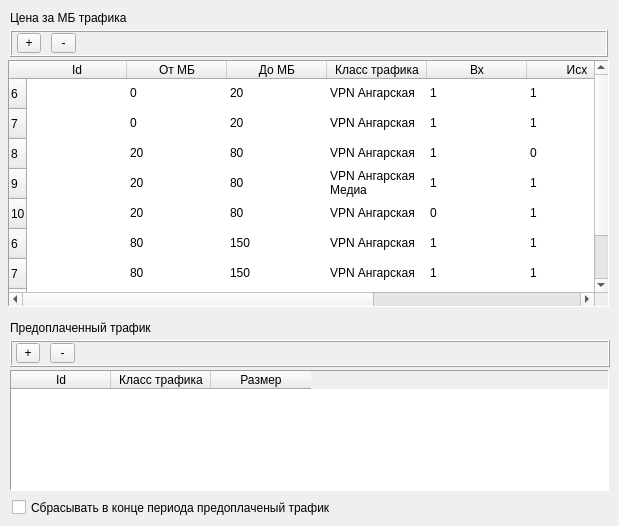
     <widget class="QWidget" name="tab_4">
      <attribute name="title">
       <string>Оплата за трафик</string>
      </attribute>
      <widget class="QCheckBox" name="reset_traffic_edit">
       <property name="geometry">
        <rect>
         <x>12</x>
         <y>498</y>
         <width>398</width>
         <height>19</height>
        </rect>
       </property>
       <property name="text">
        <string>Сбрасывать в конце периода предоплаченый трафик</string>
       </property>
      </widget>
      <widget class="QTableWidget" name="traficcost_tableWidget">
       <property name="geometry">
        <rect>
         <x>8</x>
         <y>60</y>
         <width>601</width>
         <height>247</height>
        </rect>
       </property>
       <property name="frameShape">
        <enum>QFrame::Panel</enum>
       </property>
       <property name="selectionMode">
        <enum>QAbstractItemView::SingleSelection</enum>
       </property>
       <property name="selectionBehavior">
        <enum>QAbstractItemView::SelectRows</enum>
       </property>
       <property name="verticalScrollMode">
        <enum>QAbstractItemView::ScrollPerPixel</enum>
       </property>
       <property name="horizontalScrollMode">
        <enum>QAbstractItemView::ScrollPerPixel</enum>
       </property>
       <property name="gridStyle">
        <enum>Qt::NoPen</enum>
       </property>
       <row/>
       <row/>
       <row/>
       <row/>
       <row>
        <property name="text">
         <string>6</string>
        </property>
       </row>
       <row>
        <property name="text">
         <string>7</string>
        </property>
       </row>
       <row>
        <property name="text">
         <string>8</string>
        </property>
       </row>
       <row>
        <property name="text">
         <string>9</string>
        </property>
       </row>
       <row>
        <property name="text">
         <string>10</string>
        </property>
       </row>
       <column>
        <property name="text">
         <string>Id</string>
        </property>
       </column>
       <column>
        <property name="text">
         <string>От МБ</string>
        </property>
       </column>
       <column>
        <property name="text">
         <string>До МБ</string>
        </property>
       </column>
       <column>
        <property name="text">
         <string>Класс трафика</string>
        </property>
       </column>
       <column>
        <property name="text">
         <string>Вх</string>
        </property>
       </column>
       <column>
        <property name="text">
         <string>Исх</string>
        </property>
       </column>
       <column>
        <property name="text">
         <string>Тр</string>
        </property>
       </column>
       <column>
        <property name="text">
         <string>Время</string>
        </property>
       </column>
       <column>
        <property name="text">
         <string>Цена</string>
        </property>
       </column>
       <item row="0" column="1">
        <property name="text">
         <string>0</string>
        </property>
       </item>
       <item row="0" column="2">
        <property name="text">
         <string>20</string>
        </property>
       </item>
       <item row="0" column="3">
        <property name="text">
         <string>VPN Ангарская</string>
        </property>
       </item>
       <item row="0" column="4">
        <property name="text">
         <string>1</string>
        </property>
       </item>
       <item row="0" column="5">
        <property name="text">
         <string>1</string>
        </property>
       </item>
       <item row="0" column="6">
        <property name="text">
         <string>1</string>
        </property>
       </item>
       <item row="0" column="7">
        <property name="text">
         <string>00:00:00 2008-11-11</string>
        </property>
       </item>
       <item row="0" column="8">
        <property name="text">
         <string>65</string>
        </property>
       </item>
       <item row="1" column="1">
        <property name="text">
         <string>0</string>
        </property>
       </item>
       <item row="1" column="2">
        <property name="text">
         <string>20</string>
        </property>
       </item>
       <item row="1" column="3">
        <property name="text">
         <string>VPN Ангарская</string>
        </property>
       </item>
       <item row="1" column="4">
        <property name="text">
         <string>1</string>
        </property>
       </item>
       <item row="1" column="5">
        <property name="text">
         <string>1</string>
        </property>
       </item>
       <item row="1" column="6">
        <property name="text">
         <string>1</string>
        </property>
       </item>
       <item row="1" column="7">
        <property name="text">
         <string>01:00:00 2008-21-11</string>
        </property>
       </item>
       <item row="1" column="8">
        <property name="text">
         <string>65</string>
        </property>
       </item>
       <item row="2" column="1">
        <property name="text">
         <string>20</string>
        </property>
       </item>
       <item row="2" column="2">
        <property name="text">
         <string>80</string>
        </property>
       </item>
       <item row="2" column="3">
        <property name="text">
         <string>VPN Ангарская</string>
        </property>
       </item>
       <item row="2" column="4">
        <property name="text">
         <string>1</string>
        </property>
       </item>
       <item row="2" column="5">
        <property name="text">
         <string>0</string>
        </property>
       </item>
       <item row="2" column="6">
        <property name="text">
         <string>0</string>
        </property>
       </item>
       <item row="2" column="7">
        <property name="text">
         <string>22:00:00 2008-11-11</string>
        </property>
       </item>
       <item row="2" column="8">
        <property name="text">
         <string>40</string>
        </property>
       </item>
       <item row="3" column="1">
        <property name="text">
         <string>20</string>
        </property>
       </item>
       <item row="3" column="2">
        <property name="text">
         <string>80</string>
        </property>
       </item>
       <item row="3" column="3">
        <property name="text">
         <string>VPN Ангарская Медиа</string>
        </property>
       </item>
       <item row="3" column="4">
        <property name="text">
         <string>1</string>
        </property>
       </item>
       <item row="3" column="5">
        <property name="text">
         <string>1</string>
        </property>
       </item>
       <item row="3" column="6">
        <property name="text">
         <string>0</string>
        </property>
       </item>
       <item row="3" column="7">
        <property name="text">
         <string>22:00:00 2008-11-11</string>
        </property>
       </item>
       <item row="3" column="8">
        <property name="text">
         <string>40</string>
        </property>
       </item>
       <item row="4" column="1">
        <property name="text">
         <string>20</string>
        </property>
       </item>
       <item row="4" column="2">
        <property name="text">
         <string>80</string>
        </property>
       </item>
       <item row="4" column="3">
        <property name="text">
         <string>VPN Ангарская</string>
        </property>
       </item>
       <item row="4" column="4">
        <property name="text">
         <string>0</string>
        </property>
       </item>
       <item row="4" column="5">
        <property name="text">
         <string>1</string>
        </property>
       </item>
       <item row="4" column="6">
        <property name="text">
         <string>0</string>
        </property>
       </item>
       <item row="4" column="7">
        <property name="text">
         <string>00:00:00 2008-12-11</string>
        </property>
       </item>
       <item row="4" column="8">
        <property name="text">
         <string>40</string>
        </property>
       </item>
       <item row="5" column="1">
        <property name="text">
         <string>80</string>
        </property>
       </item>
       <item row="5" column="2">
        <property name="text">
         <string>150</string>
        </property>
       </item>
       <item row="5" column="3">
        <property name="text">
         <string>VPN Ангарская</string>
        </property>
       </item>
       <item row="5" column="4">
        <property name="text">
         <string>1</string>
        </property>
       </item>
       <item row="5" column="5">
        <property name="text">
         <string>1</string>
        </property>
       </item>
       <item row="5" column="6">
        <property name="text">
         <string>1</string>
        </property>
       </item>
       <item row="5" column="7">
        <property name="text">
         <string>22:00:00 2008-11-11</string>
        </property>
       </item>
       <item row="5" column="8">
        <property name="text">
         <string>10</string>
        </property>
       </item>
       <item row="6" column="1">
        <property name="text">
         <string>80</string>
        </property>
       </item>
       <item row="6" column="2">
        <property name="text">
         <string>150</string>
        </property>
       </item>
       <item row="6" column="3">
        <property name="text">
         <string>VPN Ангарская</string>
        </property>
       </item>
       <item row="6" column="4">
        <property name="text">
         <string>1</string>
        </property>
       </item>
       <item row="6" column="5">
        <property name="text">
         <string>1</string>
        </property>
       </item>
       <item row="6" column="6">
        <property name="text">
         <string>1</string>
        </property>
       </item>
       <item row="6" column="7">
        <property name="text">
         <string>22:00:00 2008-11-11</string>
        </property>
       </item>
       <item row="6" column="8">
        <property name="text">
         <string>5</string>
        </property>
       </item>
       <item row="7" column="1">
        <property name="text">
         <string>150</string>
        </property>
       </item>
       <item row="7" column="2">
        <property name="text">
         <string>0</string>
        </property>
       </item>
       <item row="7" column="3">
        <property name="text">
         <string>VPN Ангарская</string>
        </property>
       </item>
       <item row="7" column="4">
        <property name="text">
         <string>1</string>
        </property>
       </item>
       <item row="7" column="5">
        <property name="text">
         <string>0</string>
        </property>
       </item>
       <item row="7" column="6">
        <property name="text">
         <string>0</string>
        </property>
       </item>
       <item row="7" column="7">
        <property name="text">
         <string>22:00:00 2008-11-11</string>
        </property>
       </item>
       <item row="7" column="8">
        <property name="text">
         <string>5</string>
        </property>
       </item>
       <item row="8" column="1">
        <property name="text">
         <string>150</string>
        </property>
       </item>
       <item row="8" column="2">
        <property name="text">
         <string>0</string>
        </property>
       </item>
       <item row="8" column="3">
        <property name="text">
         <string>VPN Ангарская</string>
        </property>
       </item>
       <item row="8" column="4">
        <property name="text">
         <string>1</string>
        </property>
       </item>
       <item row="8" column="5">
        <property name="text">
         <string>0</string>
        </property>
       </item>
       <item row="8" column="6">
        <property name="text">
         <string>0</string>
        </property>
       </item>
       <item row="8" column="7">
        <property name="text">
         <string>22:00:00 2008-11-11</string>
        </property>
       </item>
       <item row="8" column="8">
        <property name="text">
         <string>5</string>
        </property>
       </item>
      </widget>
      <widget class="QLabel" name="trafficcost_label">
       <property name="geometry">
        <rect>
         <x>10</x>
         <y>10</y>
         <width>161</width>
         <height>16</height>
        </rect>
       </property>
       <property name="text">
        <string>Цена за МБ трафика</string>
       </property>
      </widget>
      <widget class="QFrame" name="traffic_cost_panel">
       <property name="geometry">
        <rect>
         <x>10</x>
         <y>30</y>
         <width>598</width>
         <height>27</height>
        </rect>
       </property>
       <property name="frameShape">
        <enum>QFrame::Box</enum>
       </property>
       <property name="frameShadow">
        <enum>QFrame::Raised</enum>
       </property>
       <widget class="QToolButton" name="del_traffic_cost_button">
        <property name="geometry">
         <rect>
          <x>41</x>
          <y>3</y>
          <width>25</width>
          <height>20</height>
         </rect>
        </property>
        <property name="text">
         <string>-</string>
        </property>
       </widget>
       <widget class="QToolButton" name="add_traffic_cost_button">
        <property name="geometry">
         <rect>
          <x>7</x>
          <y>3</y>
          <width>24</width>
          <height>20</height>
         </rect>
        </property>
        <property name="text">
         <string>+</string>
        </property>
       </widget>
      </widget>
      <widget class="QTableWidget" name="prepaid_tableWidget">
       <property name="geometry">
        <rect>
         <x>10</x>
         <y>370</y>
         <width>599</width>
         <height>121</height>
        </rect>
       </property>
       <property name="frameShape">
        <enum>QFrame::Panel</enum>
       </property>
       <property name="selectionMode">
        <enum>QAbstractItemView::SingleSelection</enum>
       </property>
       <property name="selectionBehavior">
        <enum>QAbstractItemView::SelectRows</enum>
       </property>
       <property name="verticalScrollMode">
        <enum>QAbstractItemView::ScrollPerPixel</enum>
       </property>
       <property name="horizontalScrollMode">
        <enum>QAbstractItemView::ScrollPerPixel</enum>
       </property>
       <property name="gridStyle">
        <enum>Qt::DotLine</enum>
       </property>
       <column>
        <property name="text">
         <string>Id</string>
        </property>
       </column>
       <column>
        <property name="text">
         <string>Класс трафика</string>
        </property>
       </column>
       <column>
        <property name="text">
         <string>Размер</string>
        </property>
       </column>
      </widget>
      <widget class="QLabel" name="prepaid_traffic_cost_label">
       <property name="geometry">
        <rect>
         <x>10</x>
         <y>320</y>
         <width>203</width>
         <height>16</height>
        </rect>
       </property>
       <property name="text">
        <string>Предоплаченный трафик</string>
       </property>
      </widget>
      <widget class="QFrame" name="prepaid_traffic_panel">
       <property name="geometry">
        <rect>
         <x>10</x>
         <y>340</y>
         <width>600</width>
         <height>27</height>
        </rect>
       </property>
       <property name="frameShape">
        <enum>QFrame::Box</enum>
       </property>
       <property name="frameShadow">
        <enum>QFrame::Raised</enum>
       </property>
       <widget class="QToolButton" name="del_prepaid_time_button">
        <property name="geometry">
         <rect>
          <x>40</x>
          <y>3</y>
          <width>25</width>
          <height>20</height>
         </rect>
        </property>
        <property name="text">
         <string>-</string>
        </property>
       </widget>
       <widget class="QToolButton" name="add_prepaid_time_button">
        <property name="geometry">
         <rect>
          <x>6</x>
          <y>3</y>
          <width>24</width>
          <height>20</height>
         </rect>
        </property>
        <property name="text">
         <string>+</string>
        </property>
       </widget>
      </widget>
     </widget>
